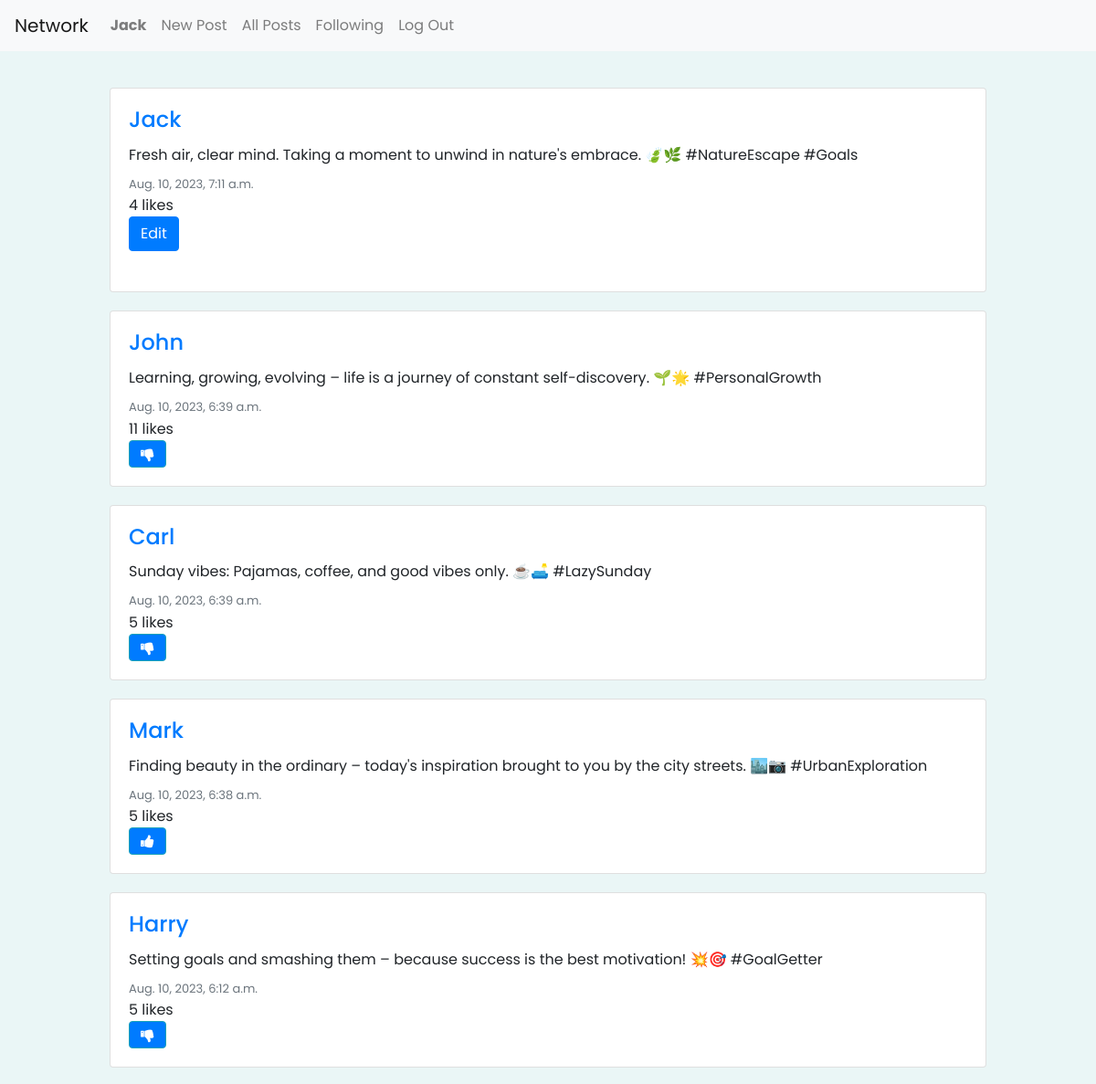
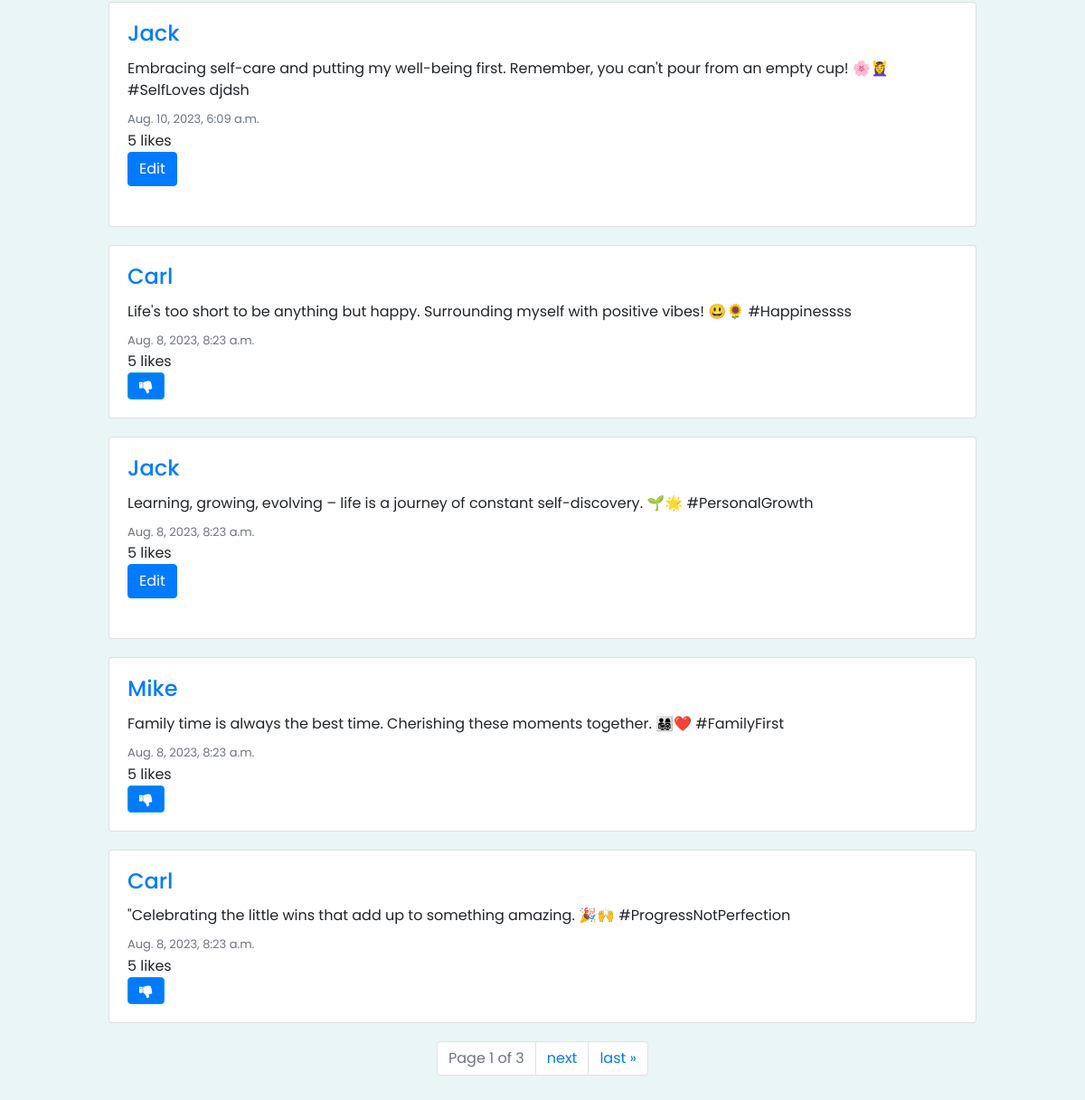
Screenshot of / (signed in) with the database file from the repository (2 pictures, top to bottom).
### network/models.py (models this page shows, shortened)
class User(AbstractUser):
    pass

class Post(models.Model):
    author = models.ForeignKey(User, on_delete=models.CASCADE,related_name="user")
    content = models.CharField(max_length=1000)
    timestamp = models.DateTimeField(auto_now_add=True)

### network/views.py (the view)
# urls.py: path("", views.index, name="index"),
def index(request):
    posts = Post.objects.annotate(like_count=Count('post_like')).order_by('-timestamp')
    paginator = Paginator(posts, 10)
    page_number = request.GET.get('page')
    page_obj = paginator.get_page(page_number)
    all_likes = Like.objects.all()
    liked_posts = []
    try:
        for like in all_likes:
            if like.user.id == request.user.id:
                liked_posts.append(like.post.id)
    except:
        liked_posts = []
    return render(request, "network/index.html", {
        'page_obj': page_obj,
        'liked_posts': liked_posts,
    })

### network/templates/network/index.html (shortened to what this page needs)
{% extends "network/layout.html" %}
{% block body %}
  {% for post in page_obj %}
    <div style="margin: 20px 100px 20px 100px;" class="card w-10">
        <div class="card-body">
          <a href="{% url 'view_profile' post.author_id %}"><h4 class="card-title">{{ post.author }}</h4></a>
          <p class="card-text">{{ post.content }}</p>
          <p style="font-size: 13px;" class="card-subtitle mb-2 text-muted">{{ post.timestamp }}</p>
          <p id="like-count-{{ post.id }}" class="card-subtitle">{{ post.like_count }} likes</p>
          {% if user.is_authenticated %}
            {% if post.author == user %}
            <button class="btn btn-primary edit-btn" data-post-id="{{ post.id }}">Edit</button>
            <br>
            <br>
            {% else %}
              {% if post.id in liked_posts %}
                <button style="background-color: #007bff;" class="btn btn-info fa fa-thumbs-down" onclick="likeHandler({{ post.id }}, {{ liked_posts }}, {{ like_count }})" id="{{ post.id }}" ></button>
              {% else %}
                <button style="background-color: #007bff;" class="btn btn-info fa fa-thumbs-up" id="{{ post.id }}" onclick="likeHandler({{ post.id }}, {{ liked_posts }}, {{ like_count }})"></button>
              {% endif %}
            {% endif %}
          {% endif %}
        </div>
      </div>
    {% endfor %}
    <div class="pagination justify-content-center">
      <ul class="pagination">
          <li class="page-item disabled">
              <span class="page-link">Page {{ page_obj.number }} of {{ page_obj.paginator.num_pages }}</span>
          </li>
          {% if page_obj.has_next %}
              <li class="page-item"><a class="page-link" href="?page={{ page_obj.next_page_number }}">next</a></li>
              <li class="page-item"><a class="page-link" href="?page={{ page_obj.paginator.num_pages }}">last &raquo;</a></li>
          {% endif %}
      </ul>
    </div>
{% endblock %}

### network/templates/network/layout.html (shortened to what this page needs)
{% load static %}
<!DOCTYPE html>
<html lang="en">
    <head>
        <link rel="stylesheet" href="https://stackpath.bootstrapcdn.com/bootstrap/4.4.1/css/bootstrap.min.css">
        <link href="{% static 'network/styles.css' %}" rel="stylesheet">
        <link rel="stylesheet" href="https://cdnjs.cloudflare.com/ajax/libs/font-awesome/4.7.0/css/font-awesome.min.css">
    </head>
    <body>
        <nav class="navbar navbar-expand-lg navbar-light bg-light">
            <a class="navbar-brand" href="#">Network</a>
            <div>
              <ul class="navbar-nav mr-auto">
                {% if user.is_authenticated %}
                    <li class="nav-item">
                        <a class="nav-link" href="{% url 'view_profile' user.id %}"><strong>{{ user.username }}</strong></a>
                    </li>
                    <li class="nav-item">
                        <a class="nav-link" href="{% url 'create' %}">New Post</a>
                    </li>
                {% endif %}
                <li class="nav-item">
                  <a class="nav-link" href="{% url 'index' %}">All Posts</a>
                </li>
                {% if user.is_authenticated %}
                    <li class="nav-item">
                        <a class="nav-link" href="{% url 'following' user.id %}">Following</a>
                    </li>
                    <li class="nav-item">
                        <a class="nav-link" href="{% url 'logout' %}">Log Out</a>
                    </li>
                {% endif %}
              </ul>
            </div>
          </nav>
        <div class="body">
            {% block body %}
            {% endblock %}
        </div>
    </body>
</html>

### network/templates/network/layout.html (style rules this page uses)
body { font-family: 'Poppins', sans-serif; background-color: #eaf6f6; }
.body { padding: 20px; }

### rows the page displays
User: username "Jack"
Post: author "Jack", content "Fresh air, clear mind. Taking a moment to unwind in nature's embrace. 🍃🌿 #NatureEscape #Goals", timestamp "Aug. 10, 2023, 7:11 a.m.", like_count "4"
Post: author "John", content "Learning, growing, evolving – life is a journey of constant self-discovery. 🌱🌟 #PersonalGrowth", timestamp "Aug. 10, 2023, 6:39 a.m.", like_count "11"
Post: author "Carl", content "Sunday vibes: Pajamas, coffee, and good vibes only. ☕🛋️ #LazySunday", timestamp "Aug. 10, 2023, 6:39 a.m.", like_count "5"
Post: author "Mark", content "Finding beauty in the ordinary – today's inspiration brought to you by the city streets. 🏙️📷 #UrbanExploration", timestamp "Aug. 10, 2023, 6:38 a.m.", like_count "5"
Post: author "Harry", content "Setting goals and smashing them – because success is the best motivation! 💥🎯 #GoalGetter", timestamp "Aug. 10, 2023, 6:12 a.m.", like_count "5"
Post: author "Jack", content "Embracing self-care and putting my well-being first. Remember, you can't pour from an empty cup! 🌸💆‍♀️ #SelfLoves djdsh", timestamp "Aug. 10, 2023, 6:09 a.m.", like_count "5"
Post: author "Carl", content "Life's too short to be anything but happy. Surrounding myself with positive vibes! 😃🌻 #Happinessss", timestamp "Aug. 8, 2023, 8:23 a.m.", like_count "5"
Post: author "Jack", content "Learning, growing, evolving – life is a journey of constant self-discovery. 🌱🌟 #PersonalGrowth", timestamp "Aug. 8, 2023, 8:23 a.m.", like_count "5"
Post: author "Mike", content "Family time is always the best time. Cherishing these moments together. 👨‍👩‍👧‍👦❤️ #FamilyFirst", timestamp "Aug. 8, 2023, 8:23 a.m.", like_count "5"
Post: author "Carl", content "\"Celebrating the little wins that add up to something amazing. 🎉🙌 #ProgressNotPerfection", timestamp "Aug. 8, 2023, 8:23 a.m.", like_count "5"

### other values shown
{{ page_obj.number }} "1"
{{ page_obj.paginator.num_pages }} "3"
